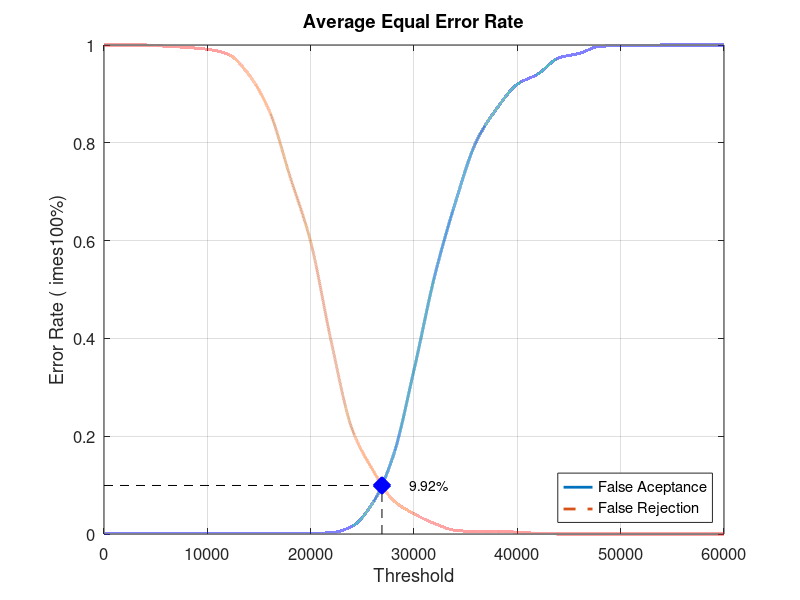
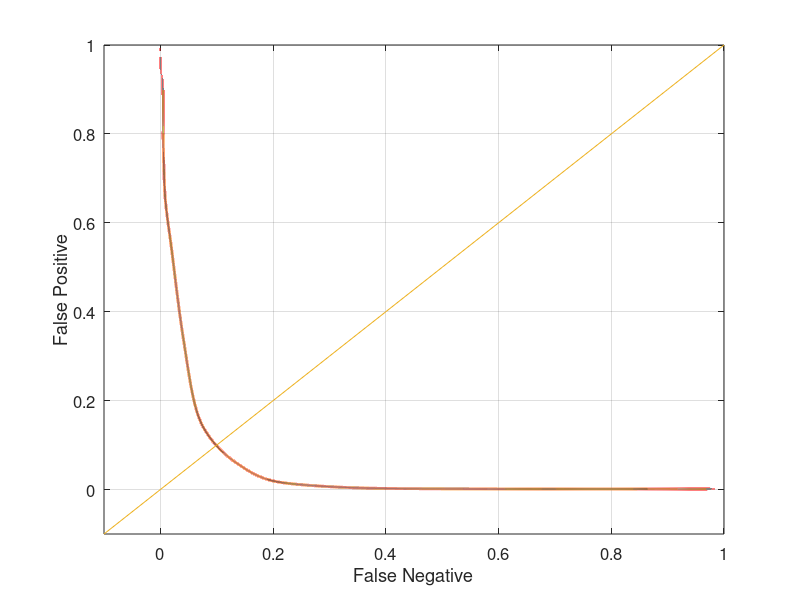

Source code (MATLAB) for these figures, in order:
close all;
clear;
clc;
x = 0:2000:60000;
xq = 0:0.5:60000;

y0 = [0 0.00131579 0.00131579 0.00131579 0.00131579 0.00131579 0.00131579 0.00131579 0.00131579 0.00131579 0.00131579 0.00263158 0.0157895 0.0631579 0.160526 0.335526 0.527632 0.677632 0.801316 0.869737 0.919737 0.940789 0.973684 0.982895 0.997368 0.998684 0.998684 1 1 1 1]
yy0 = interp1(x, y0, xq, 'pchip');
y1 = [1 1 1 0.9975 0.995 0.99125 0.98125 0.94 0.865 0.73125 0.5975 0.3925 0.215 0.13125 0.06875 0.04125 0.02125 0.0075 0.005 0.005 0.00375 0.00125 0 0 0 0 0 0 0 0 0]
yy1 = interp1(x, y1, xq, 'pchip');

% Calculating EER: 
y2 = abs(y0 - y1);
find(y2 == min(y2))
yy2 = abs(yy0 - yy1);
xEER = find(yy2 == min(yy2));
xEERIndex = xq(xEER) % X-axis EER
yEER = yy0(xEER) % Y-axis EER

main = figure
plot(xq, yy0,'-','LineWidth', 2);	hold on
plot(xq, yy1,'--','LineWidth', 2);	hold on
plot([xEERIndex xEERIndex], [0 yEER], 'k--');	hold on
plot([0 xEERIndex], [yEER yEER], 'k--');	hold on
plot(xEERIndex, yEER, 'bx', 'LineWidth', 10);	hold on
text(xEERIndex + 10 * xEERIndex / 100, yEER, [num2str(round((10000 * yEER)) / 100) '%'])
legend('False Aceptance', 'False Rejection', 'Location', 'SouthEast')
xlabel('Threshold')
ylabel('Error Rate (	imes100%)')
title('Average Equal Error Rate')
set(gca, 'FontSize', 12)
axis([0 60000 0 1])
grid on

print(main, 'Experiment2AverageMain', '-dpng');
FNRxFPR = figure('Color', [1 1 1]);
plot(yy1, yy0, '-', yy1, yy0, 'LineWidth', 2);
hold on
y = -0.1:0.1:1
plot(y, y); 
set(gca, 'FontSize', 12)
xlabel('False Negative')
ylabel('False Positive')
axis([-0.1 1 -0.1 1])
set(gca, 'FontSize', 12)
grid on

print(FNRxFPR, 'Experiment2AverageFNRxFPR','-dpng');
